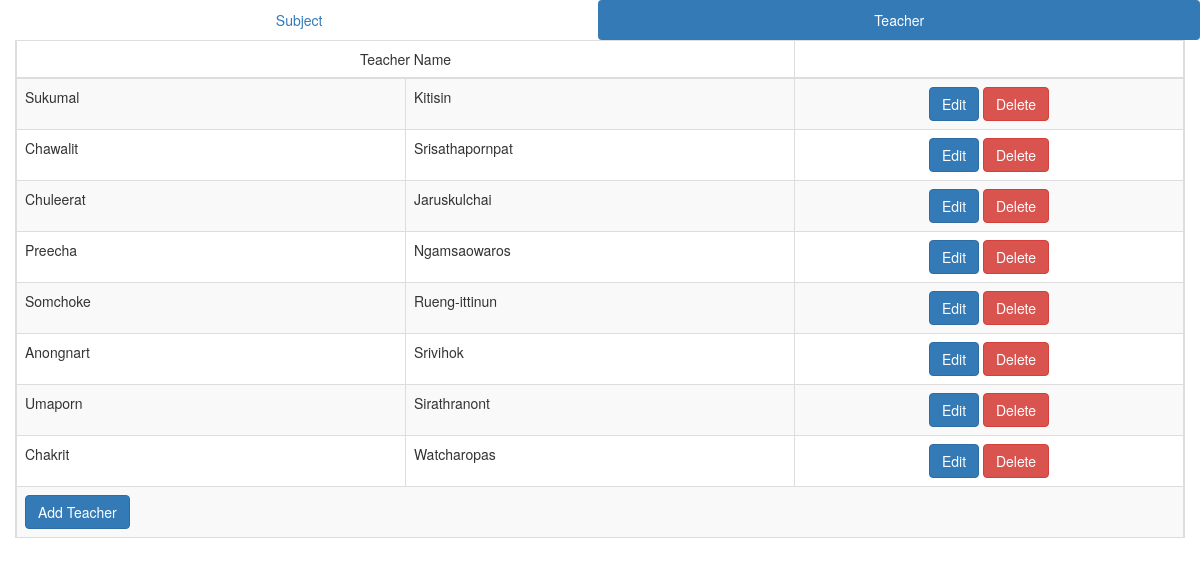
Page /CodeIgniter/index.php/teachers on the committed database.
### tables this page shows
CREATE TABLE IF NOT EXISTS `teachers` (
  `id` int(11) NOT NULL AUTO_INCREMENT,
  `firstname` varchar(100) NOT NULL,
  `lastname` varchar(100) NOT NULL,
  `created` datetime NOT NULL,
  `modified` datetime NOT NULL,
  PRIMARY KEY (`id`)
);

### CodeIgniter/application/controllers/teachers.php (called while the page is built, shortened)
<?php
class Teachers extends CI_Controller{
    public function __construct() {
        $this->load->helper(array('html', 'url', 'form'));
        $this->load->library('form_validation');
        $this->load->database();
        $this->load->model('teacher_model');
    }
    public function index(){
        $teachers = $this->teacher_model->get_all();
        $data_set = array(
            'teachers' => $teachers
        );
        $this->load->view('layout/header');
        $this->load->view('teachers/index', $data_set);
        $this->load->view('layout/footer');
    }
}
?>

### CodeIgniter/index.php (called while the page is built, shortened)
<?php
require_once BASEPATH.'core/CodeIgniter.php';

### CodeIgniter/application/models/teacher_model.php (called while the page is built, shortened)
<?php
class Teacher_Model extends CI_Model{
    public $table_name = 'teachers';
    function get_all(){
        $query = $this->db->get($this->table_name);
        return $query->result();
    }
}
?>

### CodeIgniter/application/views/teachers/index.php (the view)
<div class="container-fluid">
<table class="table table-striped table-bordered table-hover table-responsive">
    <thead>
    <tr class="row">
        <td class="col-md-8 text-center" colspan="2">Teacher Name</td>
        <td class="col-md-4"></td>
    </tr>
    </thead>
    <tbody>
    <?php foreach($teachers as $teacher): ?>
    <tr class="row">
        <td class="col-md-4"><?php echo $teacher->firstname; ?></td>
        <td class="col-md-4"><?php echo $teacher->lastname; ?></td>
        <td class="col-md-4 text-center">
            <?php
            echo anchor(
                    "teachers/edit/{$teacher->id}",
                    'Edit',
                    array(
                        'title' => 'Edit',
                        'class' => 'btn btn-primary'
                    ));
            ?>
            <?php
            echo anchor(
                    "teachers/delete/{$teacher->id}",
                    'Delete',
                    array(
                        'title' => 'Delete',
                        'class' => 'btn btn-danger',
                        'onclick' => "return confirm('Are you sure to delete ({$teacher->firstname} {$teacher->lastname})?');"
                    ));
            ?>
        </td>
    </tr>
    <?php endforeach; ?>
    <tr class="row">
        <td colspan="3" class="text-left">
            <?php
            echo anchor(
                    "teachers/add",
                    'Add Teacher',
                    array(
                        'title' => 'Add Teacher',
                        'class' => 'btn btn-primary'
                    ));
            ?>
        </td>
    </tr>
    </tbody>
</table>
</div>

### rows in the picture
teachers: firstname "Sukumal", lastname "Kitisin", id "Edit", id+firstname+lastname "Delete"
teachers: firstname "Chawalit", lastname "Srisathapornpat", id "Edit", id+firstname+lastname "Delete"
teachers: firstname "Chuleerat", lastname "Jaruskulchai", id "Edit", id+firstname+lastname "Delete"
teachers: firstname "Preecha", lastname "Ngamsaowaros", id "Edit", id+firstname+lastname "Delete"
teachers: firstname "Somchoke", lastname "Rueng-ittinun", id "Edit", id+firstname+lastname "Delete"
teachers: firstname "Anongnart", lastname "Srivihok", id "Edit", id+firstname+lastname "Delete"
teachers: firstname "Umaporn", lastname "Sirathranont", id "Edit", id+firstname+lastname "Delete"
teachers: firstname "Chakrit", lastname "Watcharopas", id "Edit", id+firstname+lastname "Delete"

### other values in the picture
anchor('subjects/index', 'Subject') "Subject"
anchor('teachers/index', 'Teacher') "Teacher"
